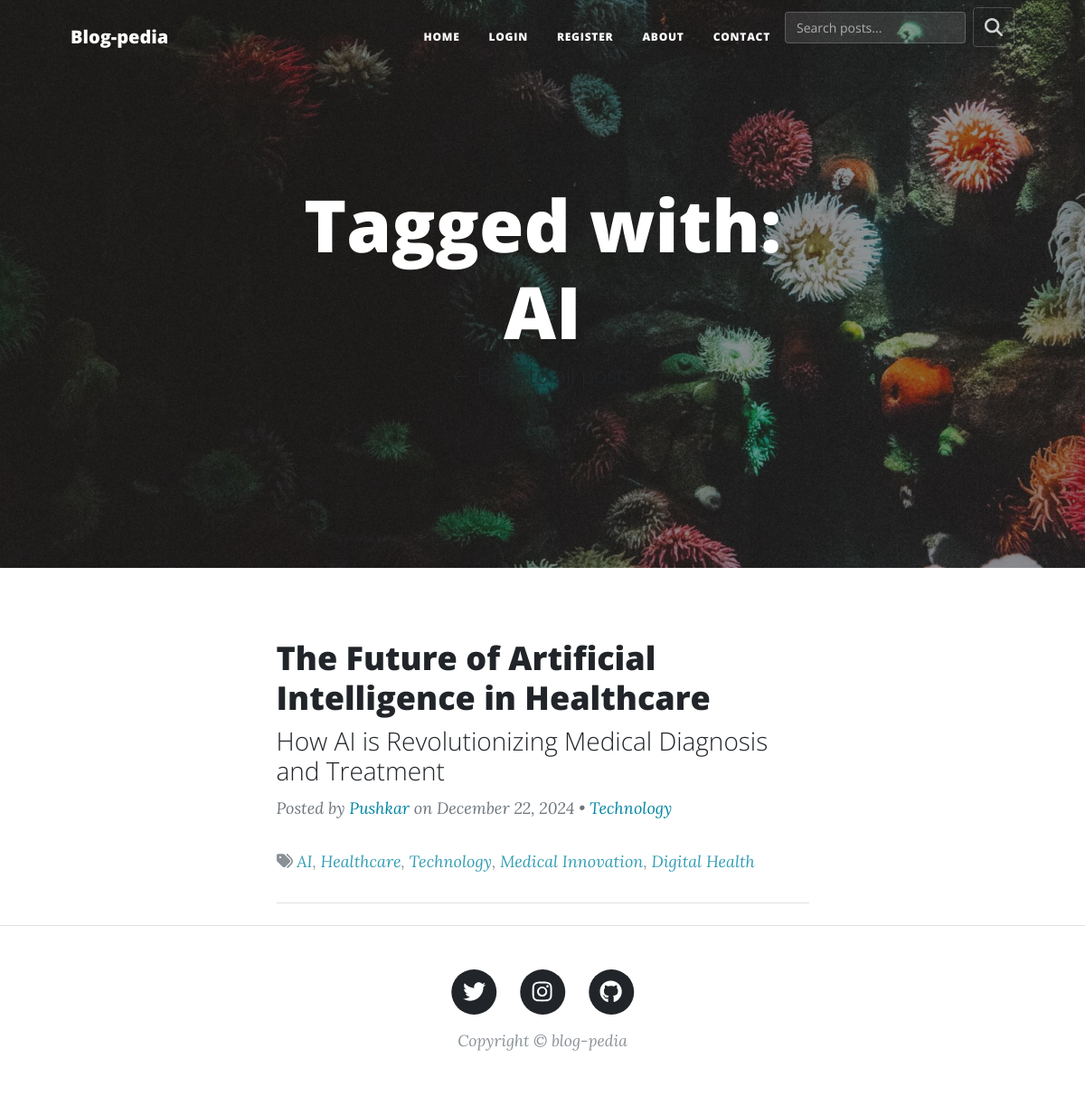
The page /tag/1 on the database its author committed.
### models.py (models this page shows)
class BlogPost(db.Model):
    __tablename__ = "blog_posts"
    id = Column(Integer, primary_key=True)
    title = Column(String(250), unique=True, nullable=False)
    subtitle = Column(String(250), nullable=False)
    date = Column(String(250), nullable=False)
    body = Column(Text, nullable=False)
    img_url = Column(String(250), nullable=False)
    author_id = Column(Integer, ForeignKey("users.id"))
    author = relationship('User', back_populates='blog_posts')
    comments = relationship('Comment', back_populates='blog')
    category_id = db.Column(db.Integer, db.ForeignKey('categories.id'))
    category = db.relationship('Category', back_populates='posts')
    tags = db.relationship('PostTag', back_populates='post')

class User(UserMixin, db.Model):
    __tablename__ = 'users'
    id = Column(Integer, primary_key=True)
    name = Column(String(250), nullable=False)
    email = Column(Text, unique=True)
    password = Column(Text, nullable=False)
    bio = Column(Text)
    join_date = Column(String(250), nullable=False)
    blog_posts = relationship('BlogPost', back_populates='author')
    comments = relationship('Comment', back_populates='author')

class Category(db.Model):
    __tablename__ = 'categories'
    id = db.Column(db.Integer, primary_key=True)
    name = db.Column(db.String(100), unique=True, nullable=False)
    posts = db.relationship('BlogPost', back_populates='category')

class PostTag(db.Model):
    __tablename__ = 'post_tags'
    post_id = db.Column(db.Integer, db.ForeignKey('blog_posts.id'), primary_key=True)
    tag_id = db.Column(db.Integer, db.ForeignKey('tags.id'), primary_key=True)
    post = db.relationship('BlogPost', back_populates='tags')
    tag = db.relationship('Tag', back_populates='posts')

class Tag(db.Model):
    __tablename__ = 'tags'
    id = db.Column(db.Integer, primary_key=True)
    name = db.Column(db.String(100), unique=True, nullable=False)
    posts = db.relationship('PostTag', back_populates='tag')

### main.py (the view)
@app.route('/tag/<int:tag_id>')
def show_tag(tag_id):
    tag = Tag.query.get_or_404(tag_id)
    posts = [post_tag.post for post_tag in tag.posts]
    return render_template('index.html', all_posts=posts, title=f"Tagged with: {tag.name}")

### main.py (called while the page is built)
@app.context_processor
def inject_auth_status():
    admin = False
    if current_user.is_authenticated:
        admin = int(current_user.get_id()) == 1
    return {'logged_in': current_user.is_authenticated,
            'admin': admin}

### templates/index.html (shortened to what this page needs)
{% include "header.html" %} {% block content %}
<header class="masthead" style="background-image: url('../static/assets/img/home-bg.jpg')">
 <div class="container position-relative px-4 px-lg-5">
   <div class="row gx-4 gx-lg-5 justify-content-center">
     <div class="col-md-10 col-lg-8 col-xl-7">
       <div class="site-heading">
         {% if title %}
           <h1>{{ title }}</h1>
           <span class="subheading">
             <a href="{{ url_for('get_all_posts') }}" class="back-link">← Back to all posts</a>
           </span>
         {% else %}
           <h1>Blog-pedia</h1>
           <span class="subheading">A blog prototype built by pushkqr.</span>
         {% endif %}
       </div>
     </div>
   </div>
 </div>
</header>
<div class="container px-4 px-lg-5">
 <div class="row gx-4 gx-lg-5 justify-content-center">
   <div class="col-md-10 col-lg-8 col-xl-7">
     {% for post in all_posts %}
     <div class="post-preview">
       <a href="{{ url_for('show_post', post_id=post.id) }}">
         <h2 class="post-title">{{ post.title }}</h2>
         <h3 class="post-subtitle">{{ post.subtitle }}</h3>
       </a>
       <p class="post-meta">
         Posted by
         <a href="{{url_for('user_profile', user_id=post.author.id)}}">{{post.author.name}}</a>
         on {{post.date}}
         {% if post.category %}
          • <a href="{{ url_for('show_category', category_id=post.category.id) }}">{{ post.category.name }}</a>
         {% endif %}
       </p>
       {% if post.tags %}
       <p class="post-meta small">
         <i class="fas fa-tags"></i>
         {% for post_tag in post.tags %}
           <a href="{{ url_for('show_tag', tag_id=post_tag.tag.id) }}">{{ post_tag.tag.name }}</a>{% if not loop.last %}, {% endif %}
         {% endfor %}
       </p>
       {% endif %}
     </div>
     <hr class="my-4" />
     {% endfor %}
   </div>
 </div>
</div>
{% include "footer.html" %} {% endblock %}

### templates/index.html (style rules this page uses)
.post-meta a { color: #0085A1; text-decoration: none; transition: color 0.2s; }
.small { font-size: 0.875em; opacity: 0.8; }

### rows shown on the page
BlogPost: title "The Future of Artificial Intelligence in Healthcare", subtitle "How AI is Revolutionizing Medical Diagnosis and Treatment", author.name "Pushkar", date "December 22, 2024", category.name "Technology"
PostTag: tag.name "AI"
PostTag: tag.name "Healthcare"
PostTag: tag.name "Technology"
PostTag: tag.name "Medical Innovation"
PostTag: tag.name "Digital Health"

### other values the page prints
{{ title }} "Tagged with: AI"
